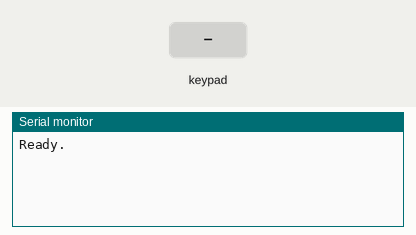
Simulated run of this sketch. Board: ESP32. On the bench: the last lines printed to the serial monitor. The test bench sets the inputs (shaded band). Nothing arrives over Bluetooth unless stated.

Above: at 1.2 s.
1.3 s: key 'O' pressed
At 2.4 s:
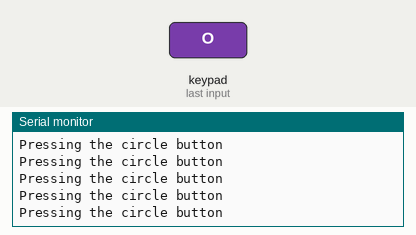
2.8 s: key 'S' pressed
At 4.0 s:
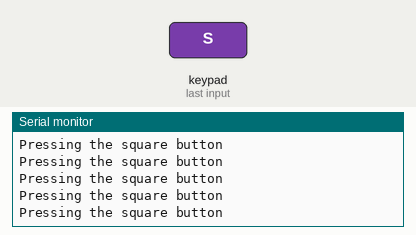
4.3 s: key 'T' pressed
At 5.9 s:
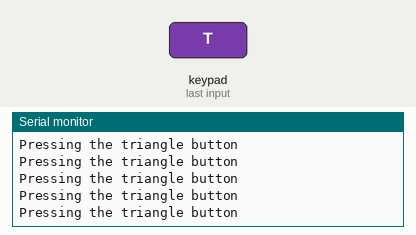

Measured:
- after the input at 1.3 s, the serial monitor: prints a new line at once (image 1)
- after the input at 2.8 s, the serial monitor: prints a new line at once (image 2)
- after the input at 4.3 s, the serial monitor: prints a new line at once (image 3)

The sketch:

PS3-ALLBUTTON.ino
```cpp
#include <Ps3Controller.h>

void setup()
{
    Serial.begin(9600);
    Ps3.begin("22:22:22:22:22:22");
    Serial.println("Ready.");
}

void loop()
{
    if(Ps3.isConnected()){

        if( Ps3.data.button.cross ){
            Serial.println("Pressing the cross button");
        }

        if( Ps3.data.button.square ){
            Serial.println("Pressing the square button");
        }

        if( Ps3.data.button.triangle ){
            Serial.println("Pressing the triangle button");
        }

        if( Ps3.data.button.circle ){
            Serial.println("Pressing the circle button");
        }

    }
}
```
